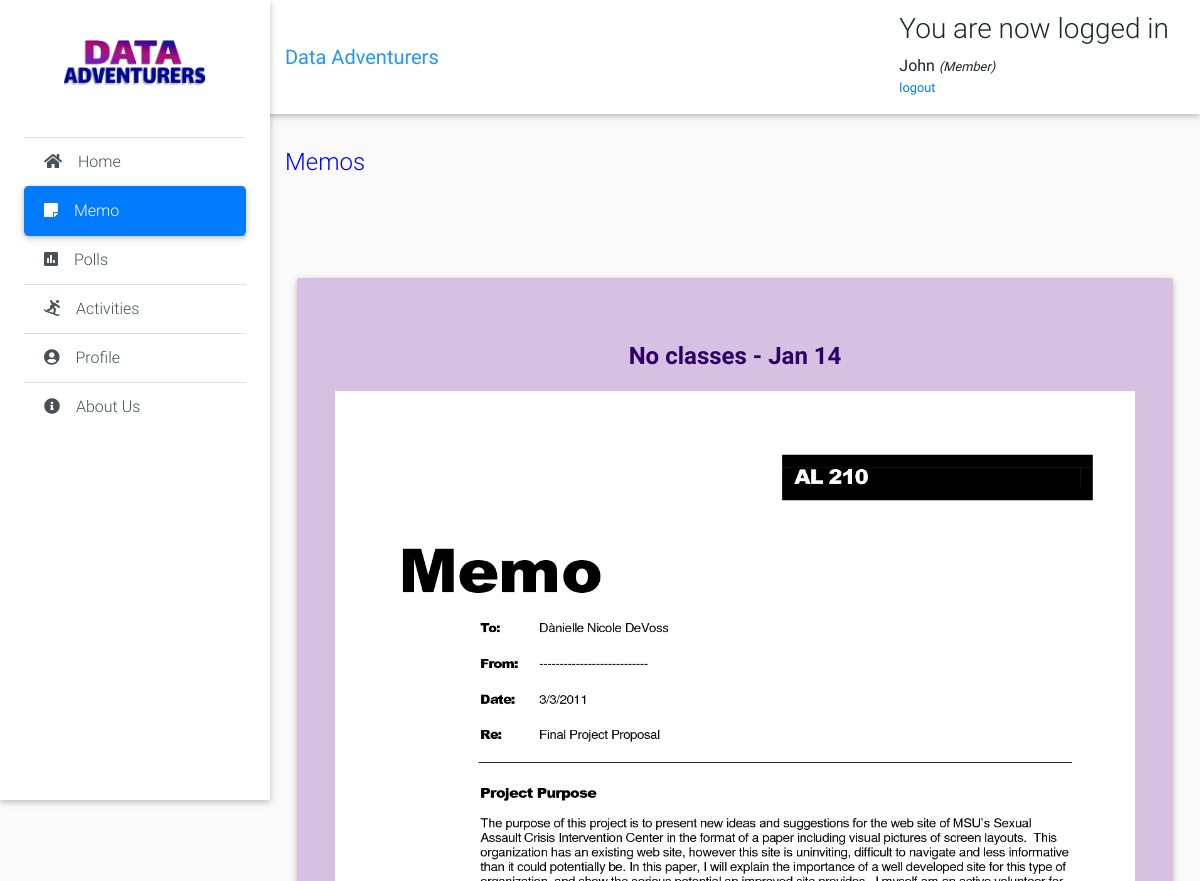
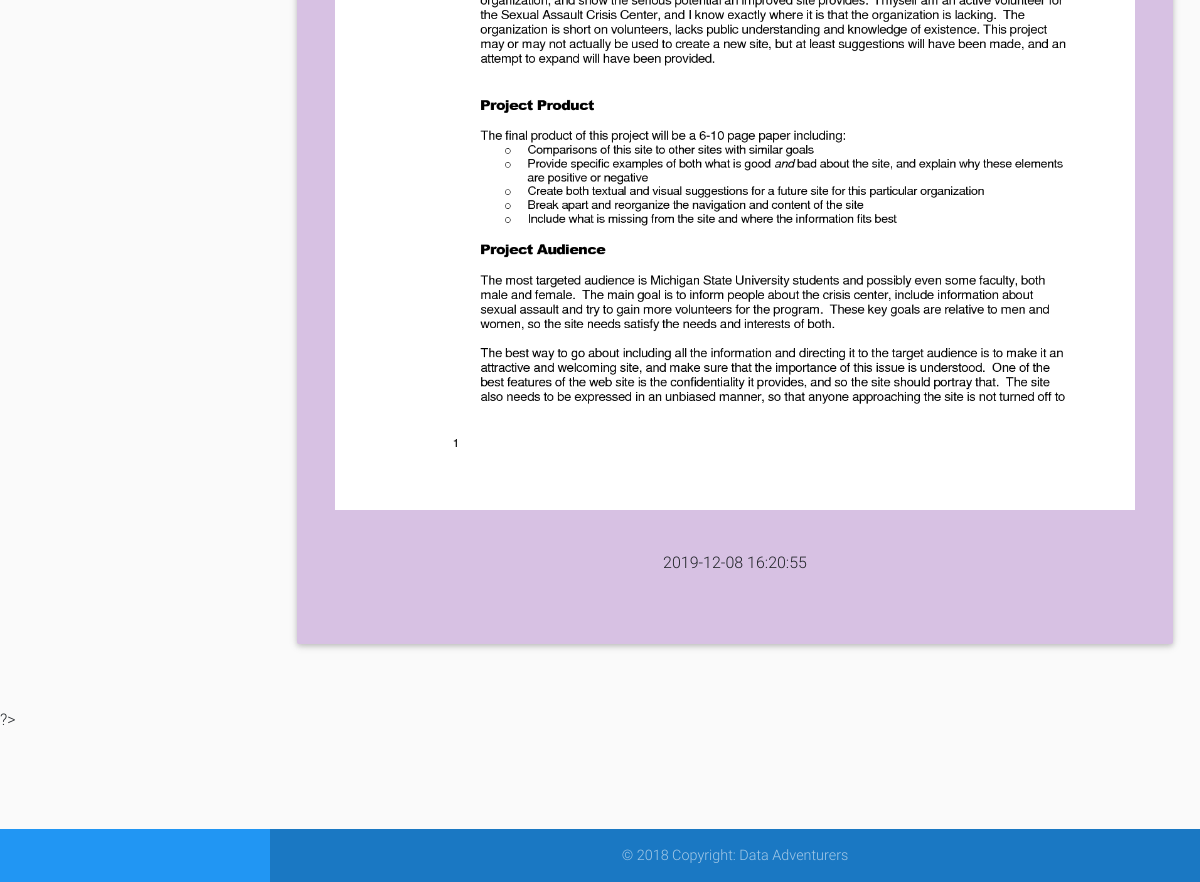
Page /client-modules/memo.php (signed in) on the committed database (2 pictures, top to bottom).
### tables this page shows
CREATE TABLE IF NOT EXISTS `page_info` (
  `id` int(11) NOT NULL AUTO_INCREMENT,
  `about` varchar(1000) NOT NULL,
  `mission` varchar(1000) NOT NULL,
  `vision` varchar(1000) NOT NULL,
  `address` varchar(250) NOT NULL,
  `contact` varchar(250) NOT NULL,
  `email` varchar(250) NOT NULL,
  `image` varchar(1000) NOT NULL,
  PRIMARY KEY (`id`)
);

CREATE TABLE IF NOT EXISTS `memo` (
  `id` int(11) NOT NULL AUTO_INCREMENT,
  `title` varchar(50) NOT NULL,
  `file_name` varchar(255) NOT NULL,
  `uploaded_on` datetime NOT NULL,
  PRIMARY KEY (`id`)
);

### client-modules/memo.php (the view, shortened to what this page needs)
<?php
include "connection.php";
include "header.php";
 ?>
 <div class="list-group list-group-flush">
   <a href="home.php" class="list-group-item list-group-item-action waves-effect">
     <i class="fas fa-home mr-3"></i>Home</a>
   <a href="memo.php" class="list-group-item list-group-item-action active waves-effect">
     <i class="fas fa-sticky-note mr-3"></i>Memo</a>
   <a href="polls.php" class="list-group-item list-group-item-action waves-effect">
     <i class="fas fa-poll mr-3"></i>Polls</a>
   <a href="activities.php" class="list-group-item list-group-item-action waves-effect">
     <i class="fas fa-snowboarding mr-3"></i>Activities</a>
   <a href="profile.php" class="list-group-item list-group-item-action waves-effect">
     <i class="fas fa-user-circle mr-3"></i>Profile</a>
   <a href="about.php" class="list-group-item list-group-item-action waves-effect">
     <i class="fas fa-info-circle mr-3"></i>About Us</a>
 </div>
<main class="pt-5 mx-lg-6">
    <div class="container-fluid mt-5">
      <div class="page-title">
        <br>
        <br>
          <h4 class="mb-2 mb-sm-0 pt-1">
            <span>Memos</span>
          </h4>
      </div>
        <?php
        $result=mysqli_query($link, "SELECT * from memo order by id DESC");
          echo "<table class='table table-borderless'  cellspacing='0' style='width: 100%'>";
          echo  "<thead>";
          echo  "<tr>";
          echo  "<th>";
          echo "</th>";
          echo  "</tr>";
          echo "</thead>";
          echo "<tbody>";
          while($row=mysqli_fetch_array($result))
          {
              echo "<tr>";
              echo "<td>";
          ?>
              <div class="jumbotron text-center" style="background-color: #d7c1e3;">
                <h4 class="card-title h4 pb-2" style='font-weight:bold; color:#2e0066'><strong><?php echo $row['title'];?></strong></h4>
                <div class="d-flex justify-content-center ">
                  <?php
                 echo " <img src='../super-admin-modules/memo-uploads/".$row['file_name']."' style='width: 800px; height: 1000px;'>";
                    ?>
                </div>
                <br>
                <br>
                <h6><?php echo $row['uploaded_on'];?></h6>
              <?php
              echo "</div>";
              echo "</td>";
              echo "</tr>";
           }
          echo "</tbody>";
          echo "</table>";
          ?>
        </div>
</main>
?>
  <?php
  include "footer.php";
  ?>

### client-modules/header.php (shortened to what this page needs)
<?php
include "connection.php";
 ?>
<!DOCTYPE html>
<html lang="en">
<head>
  <link rel="stylesheet" href="https://stackpath.bootstrapcdn.com/bootstrap/4.3.1/css/bootstrap.min.css">
  <link rel="stylesheet" type="text/css" href="https://cdn.datatables.net/v/bs4/dt-1.10.20/datatables.min.css"/>
  <link rel="stylesheet" href="https://use.fontawesome.com/releases/v5.11.2/css/all.css">
  <link href="../css/bootstrap.min.css" rel="stylesheet">
  <link href="../css/mdb.min.css" rel="stylesheet">
  <link href="../css/style.min.css" rel="stylesheet">
  <link href="../css/style.css" rel="stylesheet">
  <body class="grey lighten-5">
    <header>
      <nav class="navbar fixed-top navbar-expand-lg navbar-light white scrolling-navbar">
        <div class="container-fluid">
          <a class="navbar-brand waves-effect" href="about.php" target="_blank">
            <strong class="blue-text">Data Adventurers</strong>
          </a>
          <div class="collapse navbar-collapse" id="navbarSupportedContent">
            <div class="content">
              <?php if (isset($_SESSION['success'])) : ?>
                <div class="error success" >
                  <h3>
                    <?php
                    echo $_SESSION['success'];
                    ?>
                  </h3>
                </div>
              <?php endif ?>
              <div class="profile_info">
                <div>
                  <?php  if (isset($_SESSION['user'])) : ?>
                    <strong>
                      <?php echo
                      $_SESSION['user']['first_name'];
                      ?>
                    </strong>
                    <small>
                      <i>(<?php echo ucfirst($_SESSION['user']['role']); ?>)</i>
                      <br>
                      <ul class="navbar-nav nav-flex-icons">
                        <li class="nav-item">
                          <a href="header.php?logout='1'">logout</a>
                        </li>
                      </ul>
                    </small>
                  <?php endif ?>
                </div>
              </div>
            </div>
          </div>
        </div>
      </nav>
      <div class="sidebar-fixed position-fixed">
        <?php
              $result=mysqli_query($link, "select * from page_info");
              $row=mysqli_fetch_array($result);
              ?>
        <a class="logo-wrapper waves-effect">
          <img src=" <?php echo $row['image']; ?>" class="img-fluid" height="200" width="200" alt="">
        </a>
</head>

### css/style.css (style rules this page uses)
* { padding: 0; margin: 0; }
html { position: relative; min-height: 100%; }
body { margin-bottom: 150px; }
.page-title { margin-bottom: 50px; color: blue; }

### rows in the picture
page_info: image (picture)
memo: title "No classes - Jan 14", file_name (picture), uploaded_on "2019-12-08 16:20:55"

### other values in the picture
$_SESSION['success'] "You are now logged in"
$_SESSION['user']['first_name'] "John"
$_SESSION['user']['role'] "Member"
